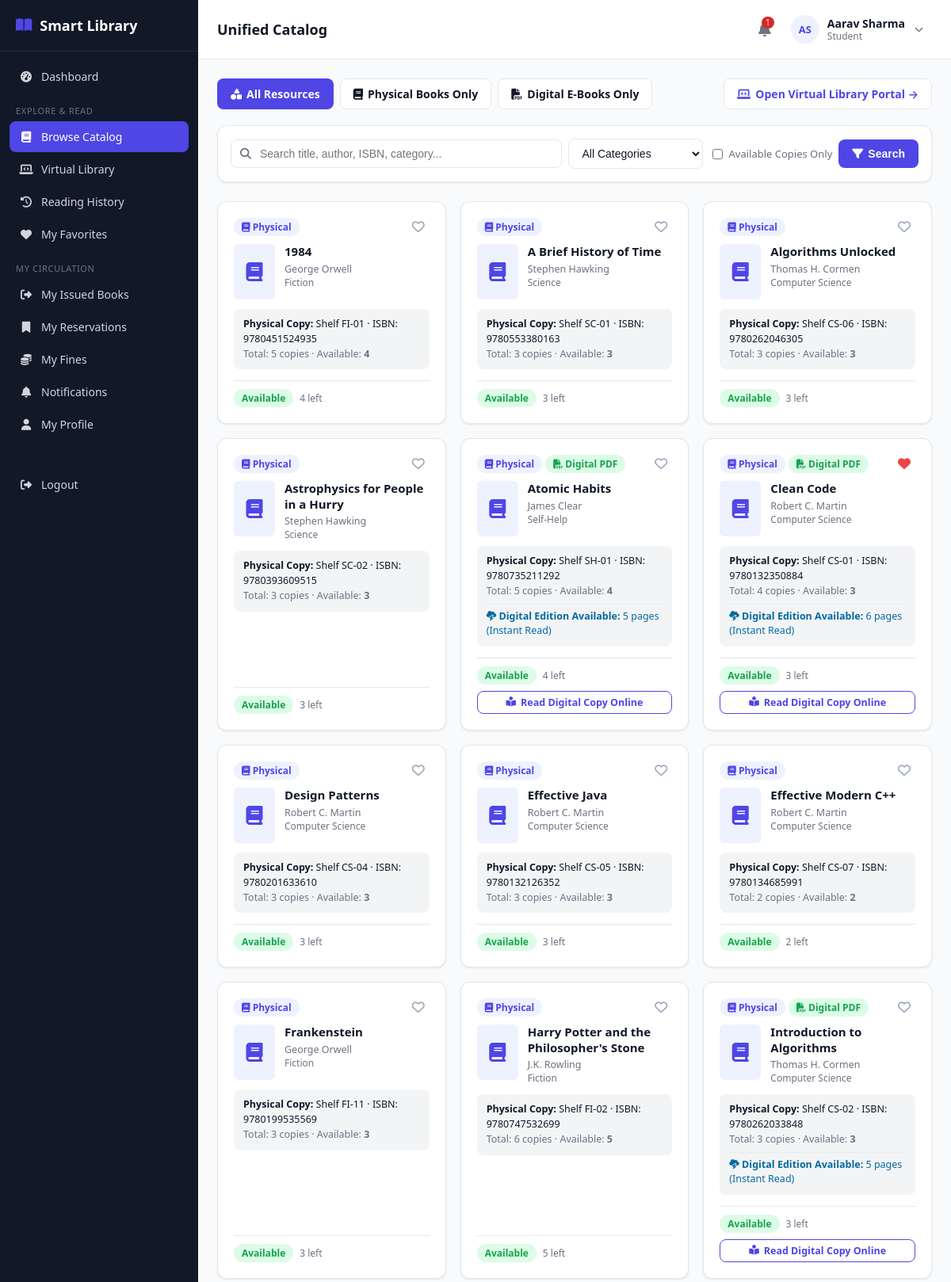
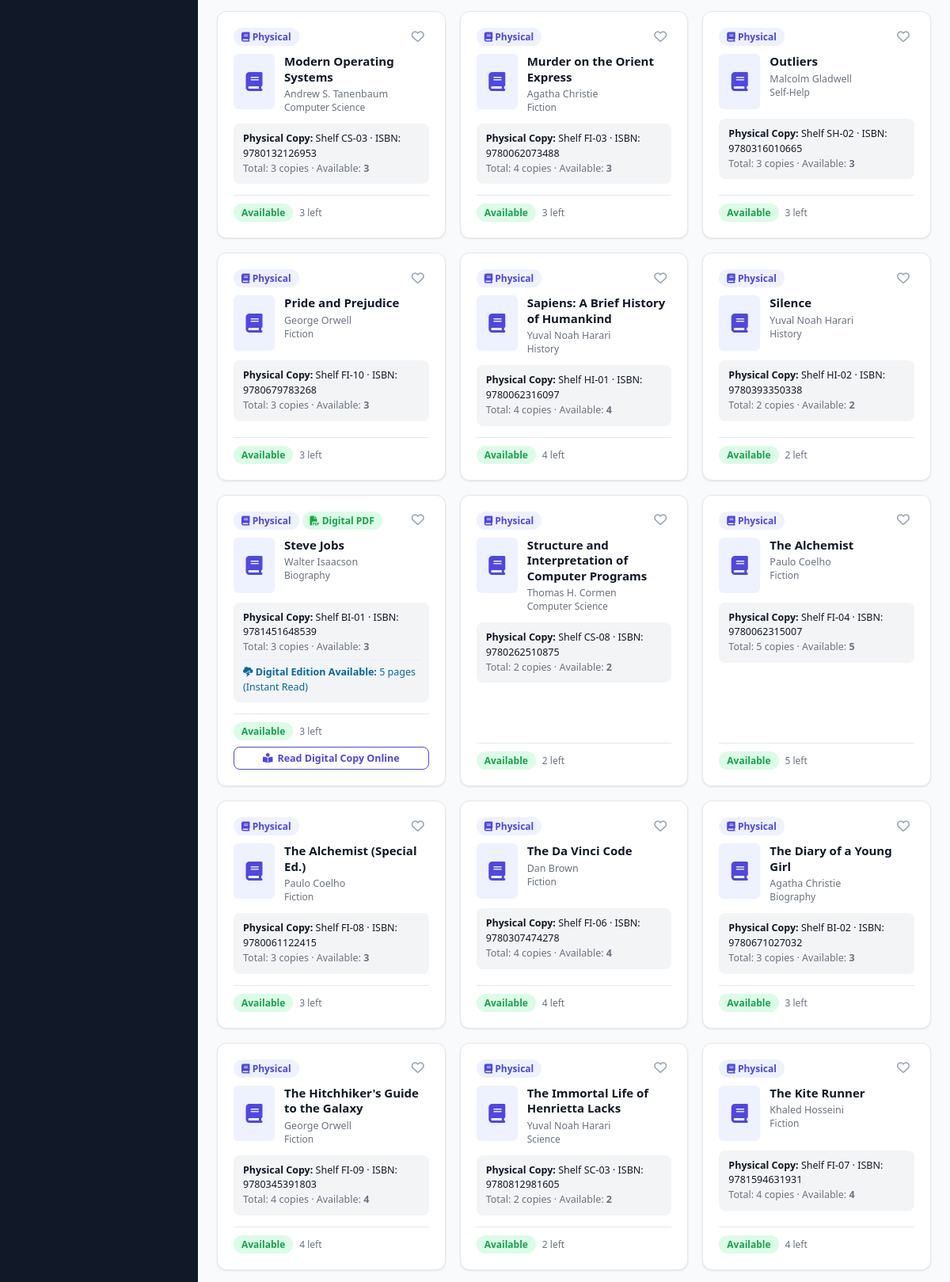
Page /student/books.php (signed in, upper part) on the committed database (2 pictures, top to bottom).
### tables this page shows
CREATE TABLE books (
    id INT AUTO_INCREMENT PRIMARY KEY,
    isbn VARCHAR(30) NOT NULL UNIQUE,
    title VARCHAR(200) NOT NULL,
    author_id INT DEFAULT NULL,
    category_id INT DEFAULT NULL,
    publisher_id INT DEFAULT NULL,
    publication_year YEAR DEFAULT NULL,
    edition VARCHAR(30) DEFAULT NULL,
    language VARCHAR(40) DEFAULT 'English',
    pages INT DEFAULT NULL,
    price DECIMAL(10,2) DEFAULT 0.00,
    shelf_number VARCHAR(30) DEFAULT NULL,
    total_copies INT NOT NULL DEFAULT 1,
    available_copies INT NOT NULL DEFAULT 1,
    description TEXT DEFAULT NULL,
    image VARCHAR(255) DEFAULT NULL,
    status ENUM('active','inactive') NOT NULL DEFAULT 'active',
    created_at TIMESTAMP DEFAULT CURRENT_TIMESTAMP,
    updated_at TIMESTAMP DEFAULT CURRENT_TIMESTAMP ON UPDATE CURRENT_TIMESTAMP,
    FOREIGN KEY (author_id) REFERENCES authors(id) ON DELETE SET NULL,
    FOREIGN KEY (category_id) REFERENCES categories(id) ON DELETE SET NULL,
    FOREIGN KEY (publisher_id) REFERENCES publishers(id) ON DELETE SET NULL,
    INDEX idx_title (title),
    INDEX idx_isbn (isbn)
);

CREATE TABLE authors (
    id INT AUTO_INCREMENT PRIMARY KEY,
    name VARCHAR(150) NOT NULL,
    bio TEXT DEFAULT NULL
);

CREATE TABLE categories (
    id INT AUTO_INCREMENT PRIMARY KEY,
    name VARCHAR(100) NOT NULL UNIQUE,
    description VARCHAR(255) DEFAULT NULL
);

CREATE TABLE digital_books (
    id INT AUTO_INCREMENT PRIMARY KEY,
    book_id INT NULL,
    title VARCHAR(200) NOT NULL,
    author_id INT NULL,
    author_name VARCHAR(150) NULL,
    category_id INT NULL,
    publisher_id INT NULL,
    publication_year YEAR NULL,
    edition VARCHAR(30) DEFAULT '1st',
    language VARCHAR(40) DEFAULT 'English',
    pages INT DEFAULT 10,
    description TEXT NULL,
    cover_image VARCHAR(255) NULL,
    file_path VARCHAR(255) NOT NULL,
    file_format VARCHAR(20) NOT NULL DEFAULT 'PDF',
    file_size_kb INT DEFAULT 0,
    access_type ENUM('free','restricted','open_access') NOT NULL DEFAULT 'free',
    license_info VARCHAR(255) DEFAULT 'Open Educational Resource / Demonstration',
    view_count INT NOT NULL DEFAULT 0,
    read_count INT NOT NULL DEFAULT 0,
    status ENUM('active','inactive') NOT NULL DEFAULT 'active',
    created_at TIMESTAMP DEFAULT CURRENT_TIMESTAMP,
    updated_at TIMESTAMP DEFAULT CURRENT_TIMESTAMP ON UPDATE CURRENT_TIMESTAMP,
    FOREIGN KEY (book_id) REFERENCES books(id) ON DELETE SET NULL,
    FOREIGN KEY (author_id) REFERENCES authors(id) ON DELETE SET NULL,
    FOREIGN KEY (category_id) REFERENCES categories(id) ON DELETE SET NULL,
    FOREIGN KEY (publisher_id) REFERENCES publishers(id) ON DELETE SET NULL,
    INDEX idx_dtitle (title),
    INDEX idx_dcat (category_id),
    INDEX idx_dauthor (author_id),
    INDEX idx_dstatus (status)
);

### student/books.php (the view, shortened to what this page needs)
<?php
require_once __DIR__ . '/../includes/functions.php';
require_once __DIR__ . '/../includes/auth-check.php';
$stu = $pdo->prepare("SELECT * FROM students WHERE user_id=?");
$stu->execute([$_SESSION['user_id']]);
$student = $stu->fetch();
$studentId = $student['id'];
$favPhysical = $pdo->prepare("SELECT book_id FROM favorites WHERE student_id = ? AND book_id IS NOT NULL");
$favPhysical->execute([$studentId]);
$favPhysList = $favPhysical->fetchAll(PDO::FETCH_COLUMN);
$favDigital = $pdo->prepare("SELECT digital_book_id FROM favorites WHERE student_id = ? AND digital_book_id IS NOT NULL");
$favDigital->execute([$studentId]);
$favDigList = $favDigital->fetchAll(PDO::FETCH_COLUMN);
$format = $_GET['format'] ?? 'all';
$search = trim($_GET['q'] ?? '');
$catId = trim($_GET['category'] ?? '');
$availOnly = isset($_GET['available_only']) && $_GET['available_only'] === '1';
$catalogBooks = [];
if ($format === 'all' || $format === 'physical') {
    $pWhere = ["b.status = 'active'"];
    $pParams = [];
    $pWhereSql = 'WHERE ' . implode(' AND ', $pWhere);
    $pStmt = $pdo->prepare("
        SELECT b.*, a.name AS author_name, c.name AS category_name, p.name AS publisher_name,
               'physical' AS item_type
        FROM books b
        LEFT JOIN authors a ON a.id = b.author_id
        LEFT JOIN categories c ON c.id = b.category_id
        LEFT JOIN publishers p ON p.id = b.publisher_id
        $pWhereSql
        ORDER BY b.title ASC
        LIMIT 60
    ");
    $pStmt->execute($pParams);
    $physBooks = $pStmt->fetchAll();
    foreach ($physBooks as &$pb) {
        $linkStmt = $pdo->prepare("SELECT id, pages, file_format, access_type FROM digital_books WHERE (book_id = ? OR title = ?) AND status = 'active' LIMIT 1");
        $linkStmt->execute([$pb['id'], $pb['title']]);
        $pb['linked_digital'] = $linkStmt->fetch();
        $catalogBooks[] = $pb;
    }
}
if ($format === 'all' || $format === 'virtual') {
    $vWhere = ["db.status = 'active'"];
    $vParams = [];
    if ($format === 'all') {
        $vWhere[] = "db.book_id IS NULL AND db.title NOT IN (SELECT title FROM books WHERE status = 'active')";
    }
    $vWhereSql = 'WHERE ' . implode(' AND ', $vWhere);
    $vStmt = $pdo->prepare("
        SELECT db.id AS digital_id, db.title, db.pages, db.language, db.access_type, db.file_format,
               db.cover_image, db.description, db.view_count, db.read_count,
               COALESCE(a.name, db.author_name) AS author_name,
               c.name AS category_name, p.name AS publisher_name,
               'virtual' AS item_type
        FROM digital_books db
        LEFT JOIN authors a ON a.id = db.author_id
        LEFT JOIN categories c ON c.id = db.category_id
        LEFT JOIN publishers p ON p.id = db.publisher_id
        $vWhereSql
        ORDER BY db.title ASC
        LIMIT 60
    ");
    $vStmt->execute($vParams);
    $virtBooks = $vStmt->fetchAll();
    foreach ($virtBooks as $vb) {
        $catalogBooks[] = $vb;
    }
}
include __DIR__ . '/../includes/header.php';
?>
<div class="flex justify-between items-center" style="margin-bottom:20px; flex-wrap:wrap; gap:12px;">
    <div class="flex gap-2">
        <a href="books.php?format=all<?= $search ? '&q=' . urlencode($search) : '' ?><?= $catId ? '&category=' . urlencode($catId) : '' ?>" class="btn <?= $format === 'all' ? 'btn-primary' : 'btn-outline' ?>">
            <i class="fa-solid fa-shapes"></i> All Resources
        </a>
        <a href="books.php?format=physical<?= $search ? '&q=' . urlencode($search) : '' ?><?= $catId ? '&category=' . urlencode($catId) : '' ?>" class="btn <?= $format === 'physical' ? 'btn-primary' : 'btn-outline' ?>">
            <i class="fa-solid fa-book"></i> Physical Books Only
        </a>
        <a href="books.php?format=virtual<?= $search ? '&q=' . urlencode($search) : '' ?><?= $catId ? '&category=' . urlencode($catId) : '' ?>" class="btn <?= $format === 'virtual' ? 'btn-primary' : 'btn-outline' ?>">
            <i class="fa-solid fa-file-pdf"></i> Digital E-Books Only
        </a>
    </div>
    <div>
        <a href="virtual-library.php" class="btn btn-outline" style="color:var(--primary);">
            <i class="fa-solid fa-laptop-code"></i> Open Virtual Library Portal &rarr;
        </a>
    </div>
</div>
<div class="card" style="margin-bottom:24px; padding:16px;">
    <form method="GET" class="flex gap-2" style="flex-wrap:wrap; align-items:center;">
        <div style="position:relative; flex:1; min-width:240px;">
            <i class="fa-solid fa-magnifying-glass text-muted" style="position:absolute; left:12px; top:50%; transform:translateY(-50%); font-size:14px;"></i>
            <input type="text" name="q" class="form-control" style="padding-left:36px; width:100%;" placeholder="Search title, author, ISBN, category..." value="<?= e($search) ?>">
        </div>
        <select name="category" class="form-control" style="width:170px;">
            <option value="">All Categories</option>
        </select>
        <?php if ($format !== 'virtual'): ?>
        <label class="flex items-center gap-1 text-muted" style="font-size:13px; cursor:pointer;">
            <input type="checkbox" name="available_only" value="1" <?= $availOnly ? 'checked' : '' ?>>
            <span>Available Copies Only</span>
        </label>
        <?php endif; ?>
        <button class="btn btn-primary" type="submit"><i class="fa-solid fa-filter"></i> Search</button>
    </form>
</div>
<?php if (empty($catalogBooks)): ?>
    <div class="card">
        <div class="empty-state" style="padding:40px 20px;">
            <i class="fa-solid fa-book-open" style="font-size:36px; margin-bottom:12px;"></i>
            <h4>No items match your catalog query</h4>
            <p class="text-muted">Try adjusting your keywords or clearing selected filters.</p>
            <a href="books.php?format=<?= e($format) ?>" class="btn btn-outline">Reset Search</a>
        </div>
    </div>
<?php else: ?>
    <div class="grid grid-3">
        <?php foreach ($catalogBooks as $b):
            $isPhysical = (($b['item_type'] ?? '') === 'physical');
            $hasDigital = !empty($b['linked_digital']);
            $isFav = $isPhysical ? in_array($b['id'], $favPhysList) : in_array($b['digital_id'] ?? 0, $favDigList);
        ?>
            <div class="card" style="display:flex; flex-direction:column; justify-content:space-between; position:relative;">
                <div>
                    <div class="flex justify-between items-start" style="margin-bottom:10px;">
                        <div class="flex gap-1" style="flex-wrap:wrap;">
                            <?php if ($isPhysical): ?>
                                <span class="badge badge-blue"><i class="fa-solid fa-book"></i> Physical</span>
                            <?php endif; ?>
                            <?php if (!$isPhysical || $hasDigital): ?>
                                <span class="badge badge-green"><i class="fa-solid fa-file-pdf"></i> Digital PDF</span>
                            <?php endif; ?>
                        </div>
                        <button class="fav-btn" onclick="toggleCatalogFav(this, '<?= $isPhysical ? 'physical' : 'digital' ?>', <?= $isPhysical ? $b['id'] : $b['digital_id'] ?>)" title="Favorite" style="background:none; border:none; cursor:pointer; font-size:16px; color:<?= $isFav ? '#ef4444' : '#94a3b8' ?>;">
                            <i class="<?= $isFav ? 'fa-solid' : 'fa-regular' ?> fa-heart"></i>
                        </button>
                    </div>
                    <div style="display:flex; gap:12px; margin-bottom:12px;">
                        <div style="width:52px; height:70px; background:<?= $isPhysical ? 'var(--primary-light)' : '#e0f2fe' ?>; border-radius:6px; display:flex; align-items:center; justify-content:center; flex-shrink:0;">
                            <i class="fa-solid <?= $isPhysical ? 'fa-book' : 'fa-file-pdf' ?>" style="color:<?= $isPhysical ? 'var(--primary)' : '#0284c7' ?>; font-size:24px;"></i>
                        </div>
                        <div style="flex:1; min-width:0;">
                            <strong style="font-size:15px; display:block; line-height:1.3; margin-bottom:3px;"><?= e($b['title']) ?></strong>
                            <div class="text-muted" style="font-size:12.5px;"><?= e($b['author_name'] ?? 'Unknown Author') ?></div>
                            <div class="text-muted" style="font-size:12px;"><?= e($b['category_name'] ?: 'General') ?></div>
                        </div>
                    </div>
                    <div style="background:var(--gray-light); border-radius:8px; padding:10px 12px; margin-bottom:14px; font-size:12.5px; line-height:1.5;">
                        <?php if ($isPhysical): ?>
                            <div><strong>Physical Copy:</strong> Shelf <?= e($b['shelf_number']) ?> &middot; ISBN: <?= e($b['isbn']) ?></div>
                            <div class="text-muted">Total: <?= (int)$b['total_copies'] ?> copies &middot; Available: <strong><?= (int)$b['available_copies'] ?></strong></div>
                        <?php endif; ?>
                        <?php if ($hasDigital): ?>
                            <div style="margin-top:6px; padding-top:6px; border-top:1px dashed var(--border); color:#0369a1;">
                                <i class="fa-solid fa-cloud-bolt"></i> <strong>Digital Edition Available:</strong> <?= (int)$b['linked_digital']['pages'] ?> pages (Instant Read)
                            </div>
                        <?php endif; ?>
                    </div>
                </div>
                <div>
                    <div class="flex items-center justify-between" style="border-top:1px solid var(--border); padding-top:10px;">
                        <?php if ($isPhysical): ?>
                            <div>
                                <?= statusBadge($b['available_copies'] > 0 ? 'available' : 'issued') ?>
                                <span class="text-muted" style="font-size:12px; margin-left:4px;"><?= (int)$b['available_copies'] ?> left</span>
                            </div>
                        <?php endif; ?>
                    </div>
                    <?php if ($hasDigital): ?>
                        <div style="margin-top:8px;">
                            <a href="read-book.php?id=<?= $b['linked_digital']['id'] ?>" class="btn btn-sm btn-outline" style="width:100%; justify-content:center; color:var(--primary); border-color:var(--primary);">
                                <i class="fa-solid fa-book-open-reader"></i> Read Digital Copy Online
                            </a>
                        </div>
                    <?php endif; ?>
                </div>
            </div>
        <?php endforeach; ?>
    </div>
<?php endif; ?>
<?php include __DIR__ . '/../includes/footer.php'; ?>

### includes/functions.php (shortened to what this page needs)
<?php
function e($value) {
    return htmlspecialchars($value ?? '', ENT_QUOTES, 'UTF-8');
}
function statusBadge($status) {
    $colors = [
        'active' => 'badge-green', 'available' => 'badge-green', 'paid' => 'badge-green',
        'returned' => 'badge-green', 'completed' => 'badge-green', 'approved' => 'badge-green', 'ready' => 'badge-green',
        'issued' => 'badge-blue', 'pending' => 'badge-yellow',
        'overdue' => 'badge-red', 'inactive' => 'badge-gray', 'cancelled' => 'badge-gray',
        'expired' => 'badge-gray', 'lost' => 'badge-red', 'damaged' => 'badge-red', 'waived' => 'badge-gray',
    ];
    $class = $colors[$status] ?? 'badge-gray';
    return '<span class="badge ' . $class . '">' . e(ucfirst($status)) . '</span>';
}

### assets/css/style.css (style rules this page uses)
:root { --primary: #4f46e5; --primary-dark: #4338ca; --primary-light: #eef2ff; --success: #16a34a; --success-light: #dcfce7; --warning: #ca8a04; --warning-light: #fef9c3; --danger: #dc2626; --danger-light: #fee2e2; --gray: #6b7280; --gray-light: #f3f4f6; --border: #e5e7eb; --text: #111827; --text-muted: #6b7280; --bg: #f9fafb; --white: #ffffff; --sidebar-w: 250px; --radius: 12px; --shadow: 0 1px 3px rgba(0,0,0,0.06), 0 1px 2px rgba(0,0,0,0.04); }
* { box-sizing: border-box; }
body { margin: 0; font-family: 'Segoe UI', system-ui, -apple-system, Roboto, sans-serif; background: var(--bg); color: var(--text); font-size: 15px; }
a { color: var(--primary); text-decoration: none; }
.grid { display: grid; gap: 18px; }
.grid-3 { grid-template-columns: repeat(3, 1fr); }
.card { background: var(--white); border: 1px solid var(--border); border-radius: var(--radius); box-shadow: var(--shadow); padding: 20px; }
.btn { display: inline-flex; align-items: center; gap: 6px; padding: 9px 16px; border-radius: 8px; border: 1px solid transparent; font-size: 14px; font-weight: 600; cursor: pointer; text-decoration: none; }
.btn-primary { background: var(--primary); color: #fff; }
.btn-outline { background: #fff; border-color: var(--border); color: var(--text); }
.btn-sm { padding: 5px 10px; font-size: 12.5px; }
.form-control { width: 100%; padding: 9px 12px; border: 1px solid var(--border); border-radius: 8px; font-size: 14px; background: #fff; color: var(--text); }
.badge { padding: 3px 10px; border-radius: 999px; font-size: 12px; font-weight: 700; display: inline-block; }
.badge-green { background: var(--success-light); color: var(--success); }
.badge-blue { background: var(--primary-light); color: var(--primary); }
.text-muted { color: var(--text-muted); }
.flex { display: flex; }
.gap-2 { gap: 8px; }
.items-center { align-items: center; }
.justify-between { justify-content: space-between; }
.gap-1 { gap: 4px; }

### rows in the picture
books: title "1984", author.name "George Orwell", category.name "Fiction", shelf_number "FI-01", isbn "9780451524935", total_copies "5", available_copies "4"
books: title "A Brief History of Time", author.name "Stephen Hawking", category.name "Science", shelf_number "SC-01", isbn "9780553380163", total_copies "3", available_copies "3"
books: title "Algorithms Unlocked", author.name "Thomas H. Cormen", category.name "Computer Science", shelf_number "CS-06", isbn "9780262046305", total_copies "3", available_copies "3"
books: title "Astrophysics for People in a Hurry", author.name "Stephen Hawking", category.name "Science", shelf_number "SC-02", isbn "9780393609515", total_copies "3", available_copies "3"
books: shows "Digital PDF", title "Atomic Habits", author.name "James Clear", category.name "Self-Help", shelf_number "SH-01", isbn "9780735211292", total_copies "5", available_copies "4", $b['linked_digital']['id'] 10 (drawn)
digital_books: pages "5"
books: shows "Digital PDF", title "Clean Code", author.name "Robert C. Martin", category.name "Computer Science", shelf_number "CS-01", isbn "9780132350884", total_copies "4", available_copies "3", $b['linked_digital']['id'] 1 (drawn)
digital_books: pages "6"
books: title "Design Patterns", author.name "Robert C. Martin", category.name "Computer Science", shelf_number "CS-04", isbn "9780201633610", total_copies "3", available_copies "3"
books: title "Effective Java", author.name "Robert C. Martin", category.name "Computer Science", shelf_number "CS-05", isbn "9780132126352", total_copies "3", available_copies "3"
books: title "Effective Modern C++", author.name "Robert C. Martin", category.name "Computer Science", shelf_number "CS-07", isbn "9780134685991", total_copies "2", available_copies "2"
books: title "Frankenstein", author.name "George Orwell", category.name "Fiction", shelf_number "FI-11", isbn "9780199535569", total_copies "3", available_copies "3"
books: title "Harry Potter and the Philosopher's Stone", author.name "J.K. Rowling", category.name "Fiction", shelf_number "FI-02", isbn "9780747532699", total_copies "6", available_copies "5"
books: shows "Digital PDF", title "Introduction to Algorithms", author.name "Thomas H. Cormen", category.name "Computer Science", shelf_number "CS-02", isbn "9780262033848", total_copies "3", available_copies "3"
digital_books: pages "5"
books: title "Modern Operating Systems", author.name "Andrew S. Tanenbaum", category.name "Computer Science", shelf_number "CS-03", isbn "9780132126953", total_copies "3", available_copies "3"
books: title "Murder on the Orient Express", author.name "Agatha Christie", category.name "Fiction", shelf_number "FI-03", isbn "9780062073488", total_copies "4", available_copies "3"
books: title "Outliers", author.name "Malcolm Gladwell", category.name "Self-Help", shelf_number "SH-02", isbn "9780316010665", total_copies "3", available_copies "3"
books: title "Pride and Prejudice", author.name "George Orwell", category.name "Fiction", shelf_number "FI-10", isbn "9780679783268", total_copies "3", available_copies "3"
books: title "Sapiens: A Brief History of Humankind", author.name "Yuval Noah Harari", category.name "History", shelf_number "HI-01", isbn "9780062316097", total_copies "4", available_copies "4"
books: title "Silence", author.name "Yuval Noah Harari", category.name "History", shelf_number "HI-02", isbn "9780393350338", total_copies "2", available_copies "2"
books: shows "Digital PDF", title "Steve Jobs", author.name "Walter Isaacson", category.name "Biography", shelf_number "BI-01", isbn "9781451648539", total_copies "3", available_copies "3"
digital_books: pages "5"
books: title "Structure and Interpretation of Computer Programs", author.name "Thomas H. Cormen", category.name "Computer Science", shelf_number "CS-08", isbn "9780262510875", total_copies "2", available_copies "2"
books: title "The Alchemist", author.name "Paulo Coelho", category.name "Fiction", shelf_number "FI-04", isbn "9780062315007", total_copies "5", available_copies "5"
books: title "The Alchemist (Special Ed.)", author.name "Paulo Coelho", category.name "Fiction", shelf_number "FI-08", isbn "9780061122415", total_copies "3", available_copies "3"
books: title "The Da Vinci Code", author.name "Dan Brown", category.name "Fiction", shelf_number "FI-06", isbn "9780307474278", total_copies "4", available_copies "4"
books: title "The Diary of a Young Girl", author.name "Agatha Christie", category.name "Biography", shelf_number "BI-02", isbn "9780671027032", total_copies "3", available_copies "3"
books: title "The Hitchhiker's Guide to the Galaxy", author.name "George Orwell", category.name "Fiction", shelf_number "FI-09", isbn "9780345391803", total_copies "4", available_copies "4"
books: title "The Immortal Life of Henrietta Lacks", author.name "Yuval Noah Harari", category.name "Science", shelf_number "SC-03", isbn "9780812981605", total_copies "2", available_copies "2"
books: title "The Kite Runner", author.name "Khaled Hosseini", category.name "Fiction", shelf_number "FI-07", isbn "9781594631931", total_copies "4", available_copies "4"

### other values in the picture
$label "Dashboard"
$item['_section'] "EXPLORE & READ"
$label "Browse Catalog"
$label "Virtual Library"
$label "Reading History"
$label "My Favorites"
$item['_section'] "MY CIRCULATION"
$label "My Issued Books"
$label "My Reservations"
$label "My Fines"
$label "Notifications"
$label "My Profile"
$pageTitle "Unified Catalog"
$unreadCount "1"
$initials "AS"
